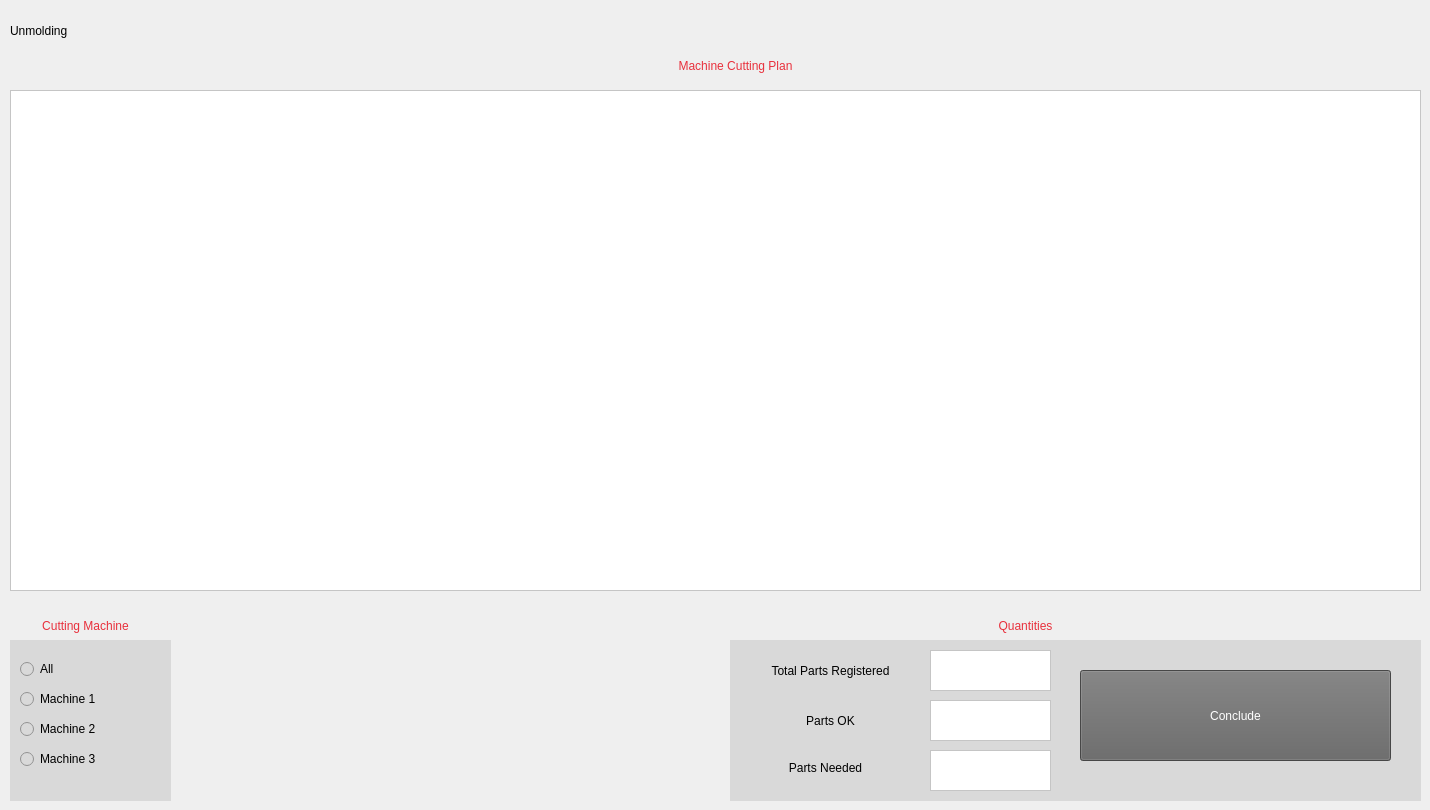
   <widget class="QWidget" name="OpCorte">
    <widget class="QTableWidget" name="TableOpCorte">
     <property name="geometry">
      <rect>
       <x>10</x>
       <y>90</y>
       <width>1411</width>
       <height>501</height>
      </rect>
     </property>
     <property name="styleSheet">
      <string notr="true">background-color: rgb(255, 255, 255);
font: 10pt &quot;HP Simplified&quot;;</string>
     </property>
    </widget>
    <widget class="QTextEdit" name="QtdOpCorte">
     <property name="geometry">
      <rect>
       <x>930</x>
       <y>700</y>
       <width>121</width>
       <height>41</height>
      </rect>
     </property>
     <property name="styleSheet">
      <string notr="true">background-color: rgb(255, 255, 255);
font: 12pt &quot;Neue Haas Grotesk Text Pro Blac&quot;;</string>
     </property>
    </widget>
    <widget class="QLabel" name="LabelOpCorte">
     <property name="geometry">
      <rect>
       <x>10</x>
       <y>0</y>
       <width>1111</width>
       <height>61</height>
      </rect>
     </property>
     <property name="styleSheet">
      <string notr="true">font: 15pt &quot;Neue Haas Grotesk Text Pro Blac&quot;;
</string>
     </property>
     <property name="text">
      <string>Unmolding</string>
     </property>
    </widget>
    <widget class="QPushButton" name="ConcOpCorte">
     <property name="geometry">
      <rect>
       <x>1080</x>
       <y>670</y>
       <width>311</width>
       <height>91</height>
      </rect>
     </property>
     <property name="styleSheet">
      <string notr="true">background-color: rgb(100, 100, 100);
border-color: rgb(170, 0, 0);
color: rgb(255, 255, 255);
font: 11pt &quot;Neue Haas Grotesk Text Pro Blac&quot;;</string>
     </property>
     <property name="text">
      <string>Conclude</string>
     </property>
    </widget>
    <widget class="QLabel" name="LabelLogCorte_8">
     <property name="geometry">
      <rect>
       <x>360</x>
       <y>50</y>
       <width>751</width>
       <height>31</height>
      </rect>
     </property>
     <property name="styleSheet">
      <string notr="true">font: 12pt &quot;Neue Haas Grotesk Text Pro Blac&quot;;
color: rgb(232, 48, 60)

</string>
     </property>
     <property name="text">
      <string>Machine Cutting Plan</string>
     </property>
     <property name="alignment">
      <set>Qt::AlignCenter</set>
     </property>
    </widget>
    <widget class="QLabel" name="label_14">
     <property name="geometry">
      <rect>
       <x>730</x>
       <y>640</y>
       <width>691</width>
       <height>161</height>
      </rect>
     </property>
     <property name="styleSheet">
      <string notr="true">background-color: rgb(217, 217, 217);</string>
     </property>
     <property name="text">
      <string/>
     </property>
    </widget>
    <widget class="QLabel" name="LabelQtdLogCorte_3">
     <property name="geometry">
      <rect>
       <x>740</x>
       <y>700</y>
       <width>181</width>
       <height>41</height>
      </rect>
     </property>
     <property name="styleSheet">
      <string notr="true">background-color: rgb(217, 217, 217);
font: 9pt &quot;Neue Haas Grotesk Text Pro Blac&quot;;</string>
     </property>
     <property name="text">
      <string>Parts OK</string>
     </property>
     <property name="alignment">
      <set>Qt::AlignCenter</set>
     </property>
    </widget>
    <widget class="QLabel" name="LabelLogCorte_9">
     <property name="geometry">
      <rect>
       <x>860</x>
       <y>610</y>
       <width>331</width>
       <height>31</height>
      </rect>
     </property>
     <property name="styleSheet">
      <string notr="true">font: 12pt &quot;Neue Haas Grotesk Text Pro Blac&quot;;
color: rgb(232, 48, 60)
</string>
     </property>
     <property name="text">
      <string>Quantities</string>
     </property>
     <property name="alignment">
      <set>Qt::AlignCenter</set>
     </property>
    </widget>
    <widget class="QLabel" name="label_31">
     <property name="geometry">
      <rect>
       <x>870</x>
       <y>600</y>
       <width>41</width>
       <height>41</height>
      </rect>
     </property>
     <property name="text">
      <string/>
     </property>
     <property name="pixmap">
      <pixmap resource="resources.qrc">:/images/images/laser-cutting-machine.png</pixmap>
     </property>
     <property name="scaledContents">
      <bool>true</bool>
     </property>
    </widget>
    <widget class="QTextEdit" name="QtdOpCorte_2">
     <property name="geometry">
      <rect>
       <x>930</x>
       <y>750</y>
       <width>121</width>
       <height>41</height>
      </rect>
     </property>
     <property name="styleSheet">
      <string notr="true">background-color: rgb(255, 255, 255);
font: 12pt &quot;Neue Haas Grotesk Text Pro Blac&quot;;</string>
     </property>
    </widget>
    <widget class="QLabel" name="LabelQtdLogCorte_7">
     <property name="geometry">
      <rect>
       <x>740</x>
       <y>760</y>
       <width>171</width>
       <height>16</height>
      </rect>
     </property>
     <property name="styleSheet">
      <string notr="true">background-color: rgb(217, 217, 217);
font: 9pt &quot;Neue Haas Grotesk Text Pro Blac&quot;;</string>
     </property>
     <property name="text">
      <string>Parts Needed</string>
     </property>
     <property name="alignment">
      <set>Qt::AlignCenter</set>
     </property>
    </widget>
    <widget class="QTextEdit" name="QtdOpCorte_Total">
     <property name="geometry">
      <rect>
       <x>930</x>
       <y>650</y>
       <width>121</width>
       <height>41</height>
      </rect>
     </property>
     <property name="styleSheet">
      <string notr="true">background-color: rgb(255, 255, 255);
font: 12pt &quot;Neue Haas Grotesk Text Pro Blac&quot;;</string>
     </property>
    </widget>
    <widget class="QLabel" name="LabelQtdLogCorte_5">
     <property name="geometry">
      <rect>
       <x>740</x>
       <y>650</y>
       <width>181</width>
       <height>41</height>
      </rect>
     </property>
     <property name="styleSheet">
      <string notr="true">background-color: rgb(217, 217, 217);
font: 9pt &quot;Neue Haas Grotesk Text Pro Blac&quot;;</string>
     </property>
     <property name="text">
      <string>Total Parts Registered</string>
     </property>
     <property name="alignment">
      <set>Qt::AlignCenter</set>
     </property>
    </widget>
    <widget class="QRadioButton" name="radioButton_2">
     <property name="geometry">
      <rect>
       <x>20</x>
       <y>720</y>
       <width>101</width>
       <height>18</height>
      </rect>
     </property>
     <property name="styleSheet">
      <string notr="true">background-color: rgb(217, 217, 217);
font: 9pt &quot;Neue Haas Grotesk Text Pro Blac&quot;;</string>
     </property>
     <property name="text">
      <string>Machine 2</string>
     </property>
    </widget>
    <widget class="QRadioButton" name="radioButton_3">
     <property name="geometry">
      <rect>
       <x>20</x>
       <y>750</y>
       <width>101</width>
       <height>18</height>
      </rect>
     </property>
     <property name="styleSheet">
      <string notr="true">background-color: rgb(217, 217, 217);
font: 9pt &quot;Neue Haas Grotesk Text Pro Blac&quot;;</string>
     </property>
     <property name="text">
      <string>Machine 3</string>
     </property>
    </widget>
    <widget class="QRadioButton" name="radioButton">
     <property name="geometry">
      <rect>
       <x>20</x>
       <y>690</y>
       <width>101</width>
       <height>18</height>
      </rect>
     </property>
     <property name="styleSheet">
      <string notr="true">background-color: rgb(217, 217, 217);
font: 9pt &quot;Neue Haas Grotesk Text Pro Blac&quot;;</string>
     </property>
     <property name="text">
      <string>Machine 1</string>
     </property>
    </widget>
    <widget class="QLabel" name="label_19">
     <property name="geometry">
      <rect>
       <x>10</x>
       <y>640</y>
       <width>161</width>
       <height>161</height>
      </rect>
     </property>
     <property name="styleSheet">
      <string notr="true">background-color: rgb(217, 217, 217);</string>
     </property>
     <property name="text">
      <string/>
     </property>
    </widget>
    <widget class="QLabel" name="LabelLogCorte_20">
     <property name="geometry">
      <rect>
       <x>10</x>
       <y>610</y>
       <width>151</width>
       <height>31</height>
      </rect>
     </property>
     <property name="styleSheet">
      <string notr="true">font: 12pt &quot;Neue Haas Grotesk Text Pro Blac&quot;;
color: rgb(232, 48, 60)
</string>
     </property>
     <property name="text">
      <string>Cutting Machine</string>
     </property>
     <property name="alignment">
      <set>Qt::AlignCenter</set>
     </property>
    </widget>
    <widget class="QRadioButton" name="radioButton_8">
     <property name="geometry">
      <rect>
       <x>20</x>
       <y>660</y>
       <width>101</width>
       <height>18</height>
      </rect>
     </property>
     <property name="styleSheet">
      <string notr="true">background-color: rgb(217, 217, 217);
font: 9pt &quot;Neue Haas Grotesk Text Pro Blac&quot;;
</string>
     </property>
     <property name="text">
      <string>All</string>
     </property>
    </widget>
    <zorder>label_19</zorder>
    <zorder>label_14</zorder>
    <zorder>TableOpCorte</zorder>
    <zorder>QtdOpCorte</zorder>
    <zorder>LabelOpCorte</zorder>
    <zorder>ConcOpCorte</zorder>
    <zorder>LabelLogCorte_8</zorder>
    <zorder>LabelQtdLogCorte_3</zorder>
    <zorder>LabelLogCorte_9</zorder>
    <zorder>label_31</zorder>
    <zorder>QtdOpCorte_2</zorder>
    <zorder>LabelQtdLogCorte_7</zorder>
    <zorder>QtdOpCorte_Total</zorder>
    <zorder>LabelQtdLogCorte_5</zorder>
    <zorder>radioButton_2</zorder>
    <zorder>radioButton_3</zorder>
    <zorder>radioButton</zorder>
    <zorder>LabelLogCorte_20</zorder>
    <zorder>radioButton_8</zorder>
   </widget>
